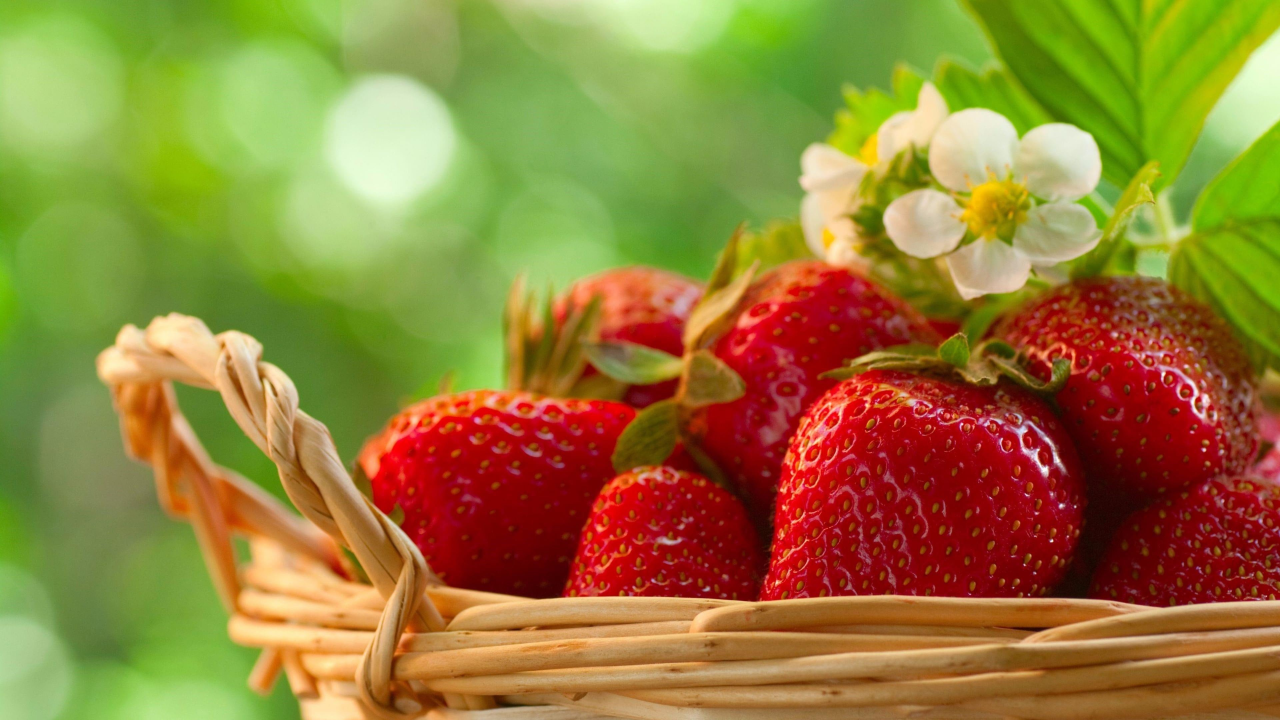
#> input picture img56lab.jpg, 3840 x 2160 px (shown at 1/3 size)
$ python lab6.py
#> lines starting #> are read from the running program, lines starting #| are printed output that depends on the picture; after the words box and inside, x2 and y2 are one past the last pixel; in counts of white or black regions, pixels touching at a corner belong together
import numpy as np
import cv2 as cv

image = cv.imread('img56lab.jpg')
#> image is the input picture: shape (2160, 3840, 3); mean B, G, R 56.9, 126.3, 148.7
image = cv.resize(image, (800, 450))
#> image: shape (450, 800, 3)
gray = cv.cvtColor(image, cv.COLOR_BGR2GRAY)
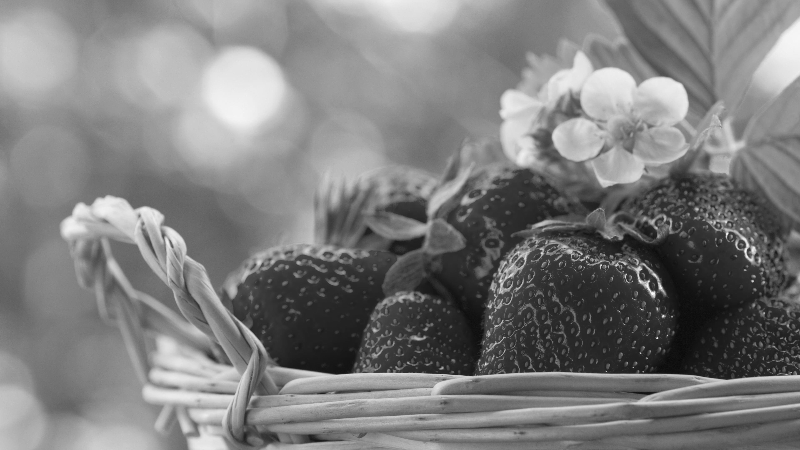
#> gray: shape (450, 800); min 9, max 252, mean 125
hsv = cv.cvtColor(image, cv.COLOR_BGR2HSV)
#> hsv: shape (450, 800, 3); mean H, S, V 42.6, 179.1, 168.8

lower1 = np.array([0,   120, 70]);  upper1 = np.array([10,  255, 255])
lower2 = np.array([170, 120, 70]);  upper2 = np.array([180, 255, 255])
binary = cv.inRange(hsv, lower1, upper1) + cv.inRange(hsv, lower2, upper2)
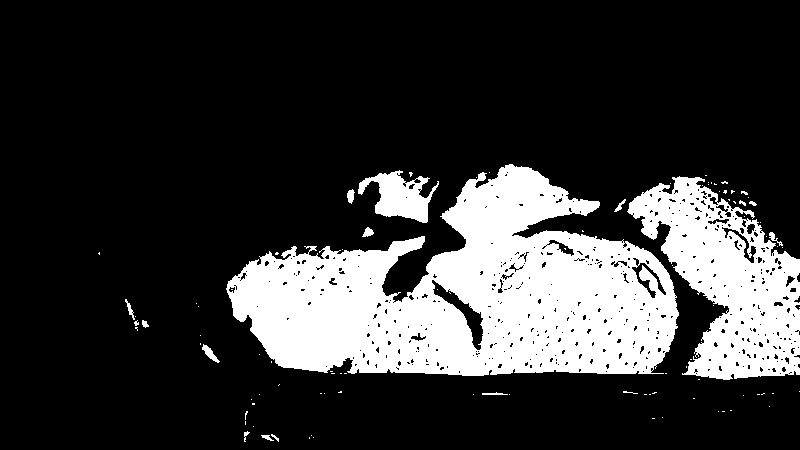
#> binary: shape (450, 800); 21.4% white; 98 white regions (82 under 20 px), largest, box (x1, y1, x2, y2) and area: (226, 164, 679, 376) 55873, (627, 176, 800, 380) 18096, (358, 170, 439, 223) 2159

kernel = np.ones((5, 5), np.uint8)
binary = cv.morphologyEx(binary, cv.MORPH_CLOSE, kernel, iterations=2)
#> binary: shape (450, 800); 23.5% white; 29 white regions (21 under 20 px), largest, box (x1, y1, x2, y2) and area: (226, 164, 800, 380) 81211, (347, 170, 439, 223) 2657, (125, 299, 149, 331) 179
binary = cv.morphologyEx(binary, cv.MORPH_OPEN,  kernel, iterations=1)
#> binary: shape (450, 800); 23.4% white; 7 white regions, largest, box (x1, y1, x2, y2) and area: (227, 165, 800, 380) 81106, (347, 171, 438, 223) 2648, (135, 320, 147, 328) 92

sure_bg = cv.dilate(binary, kernel, iterations=3)
#> sure_bg: shape (450, 800); 28.5% white; 6 white regions, box (x1, y1, x2, y2) and area: (221, 159, 800, 386) 100503, (196, 339, 219, 363) 502, (129, 314, 153, 334) 476, (359, 223, 379, 242) 377, (261, 429, 282, 447) 374, (239, 420, 256, 439) 323

dist = cv.distanceTransform(binary, cv.DIST_L2, 5)
_, sure_fg = cv.threshold(dist, 0.2* dist.max(), 255, 0)
#> sure_fg: shape (450, 800) float32; 14.6% white; 3 white regions, box (x1, y1, x2, y2) and area: (242, 179, 664, 362) 39202, (648, 191, 800, 366) 13037, (393, 185, 419, 205) 363
sure_fg = np.uint8(sure_fg)

unknown = cv.subtract(sure_bg, sure_fg)
#> unknown: shape (450, 800); 13.9% white; 7 white regions, largest, box (x1, y1, x2, y2) and area: (221, 159, 800, 386) 45786, (452, 297, 496, 355) 2115, (196, 339, 219, 363) 502

_, markers = cv.connectedComponents(sure_fg)
#> markers: shape (450, 800) int32; 4 distinct labels, from 0 to 3
markers = markers + 1
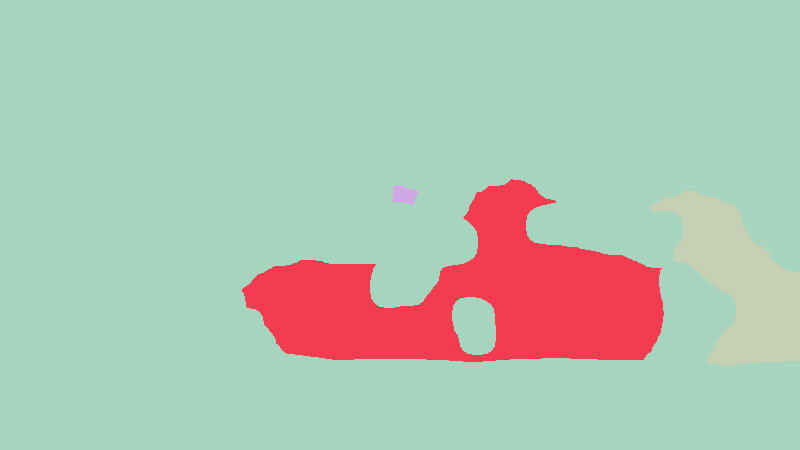
#> markers: shape (450, 800) int32; 4 distinct labels, from 1 to 4; one colour per label, 0 black
markers[unknown == 255] = 0
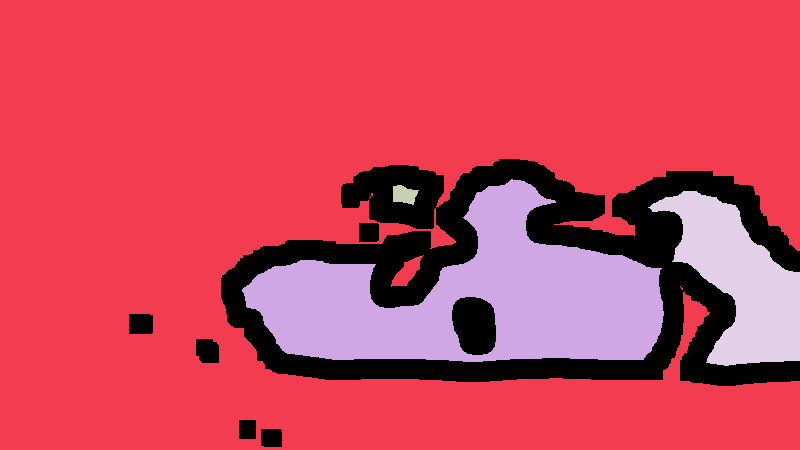
#> markers: shape (450, 800) int32; 5 distinct labels, from 0 to 4; one colour per label, 0 black

markers = cv.watershed(image, markers)
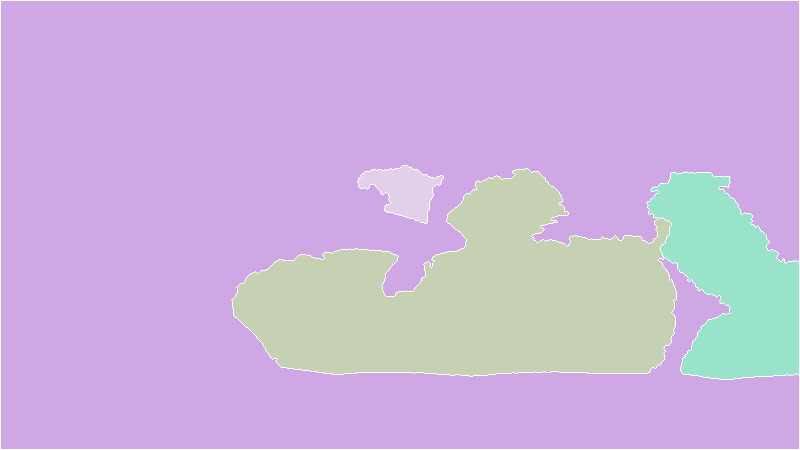
#> markers: shape (450, 800) int32; 5 distinct labels, from -1 to 4; one colour per label, 0 black, -1 white

mask = np.zeros(gray.shape, dtype=np.uint8)
mask[markers > 1] = 255

mask = cv.bitwise_and(mask, binary)
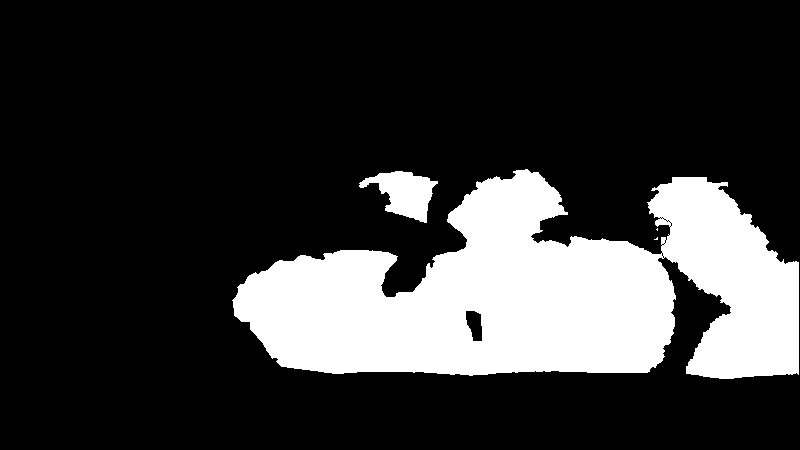
#> mask: shape (450, 800); 21.1% white; 4 white regions (2 under 20 px)

cnts, _ = cv.findContours(mask, cv.RETR_EXTERNAL, cv.CHAIN_APPROX_SIMPLE)
#> cnts = 4 contours, 2 with area under 20; largest, box (x1, y1, x2, y2) and area: (232, 169, 799, 379) 73297, (359, 171, 438, 223) 2043
clean = np.zeros_like(mask)
for c in cnts:
    if cv.contourArea(c) > 500:
        cv.drawContours(clean, [c], -1, 255, -1)
#> this loop made 4 passes
#> c on passes 1 to 2: [[657, 237], [655, 239], [654, 239], [657, 239]], [[657, 228], [656, 229], [657, 230]]
#> clean: shape (450, 800); 21.2% white; 2 white regions, box (x1, y1, x2, y2) and area: (232, 169, 799, 379) 74320, (359, 171, 438, 223) 2158

result = cv.bitwise_and(image, image, mask=clean)

cv.imshow('Binary mask', binary)
cv.imshow('Watershed markers', np.uint8(markers * 10))
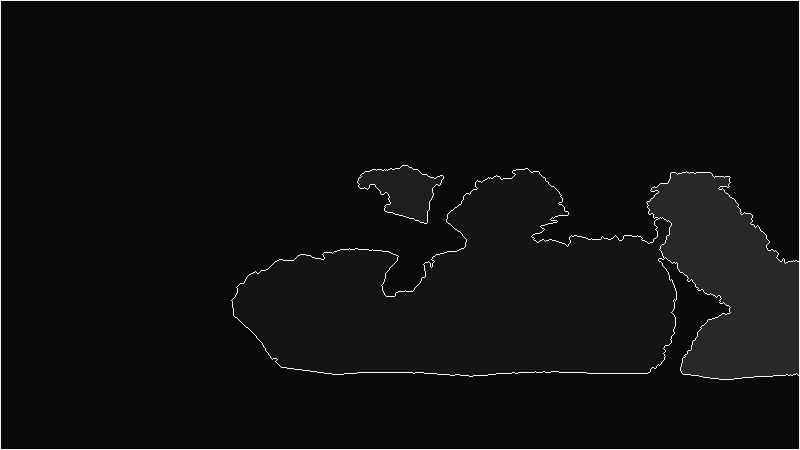
#> window 'Watershed markers': shape (450, 800); min 10, max 246, mean 16.4
cv.imshow('Result', result)
cv.waitKey(0)
cv.destroyAllWindows()
